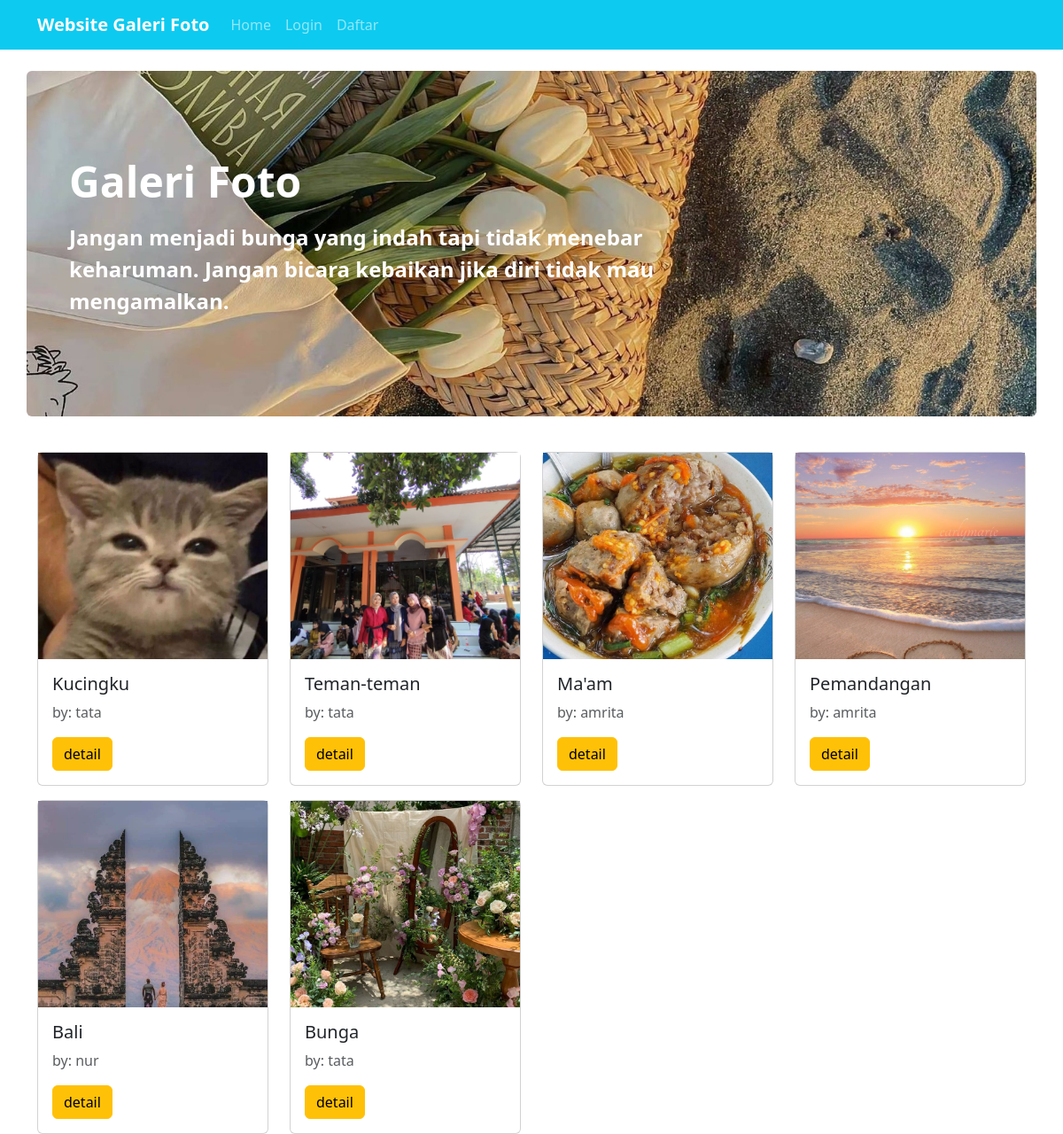
The page / on the database its author committed.
### tables this page shows
CREATE TABLE `foto` (
  `fotoid` int(11) NOT NULL,
  `judulfoto` varchar(255) NOT NULL,
  `deskripsifoto` text NOT NULL,
  `tanggalunggah` date NOT NULL,
  `lokasifile` varchar(255) NOT NULL,
  `albumid` int(11) NOT NULL,
  `userid` int(11) NOT NULL
);

CREATE TABLE `user` (
  `userid` int(11) NOT NULL,
  `username` varchar(255) NOT NULL,
  `password` varchar(255) NOT NULL,
  `email` varchar(255) NOT NULL,
  `namalengkap` varchar(255) NOT NULL,
  `alamat` text NOT NULL
);

### page/home.php (the view)
<div class="container my-4 p-5 bg-hero rounded">
    <div class="py-5 text-white">
        <p class="display-5 fw-bold">Galeri Foto</p>
        <p class="fs-4 col-md-8 fw-bold">Jangan menjadi bunga yang indah tapi tidak menebar keharuman. Jangan bicara kebaikan jika diri tidak mau mengamalkan.</p>
    </div>
</div>
<div class="container">
    <div class="row">
        <?php
            $tampil=mysqli_query($conn, "SELECT * FROM foto INNER JOIN user ON foto.userid=user.userid");
            foreach($tampil as $tampils):
        ?>
    <div class="col-6 col-md-4 col-lg-3">
    <div class="card mt-3">
  <img src="uploads/<?= $tampils['lokasifile'] ?>" class="object-fit-cover" style="aspect-ratio: 10/9" >
  <div class="card-body">
    <h5 class="card-title"><?= $tampils['judulfoto'] ?></h5>
    <p class="card-text text-muted">by: <?= $tampils['username'] ?></p>
    <a href="?url=detail&&id=<?= $tampils['fotoid'] ?>" class="btn btn-warning">detail</a>
  </div>
</div>
    </div>
    <?php endforeach; ?>
    </div>
</div>

### index.php (shortened to what this page needs)
<?php
include 'koneksi.php';
?>
<!DOCTYPE html>
<html lang="en">
<head>
    <link rel="stylesheet" href="assets/css/bootstrap.min.css">
    <link rel="stylesheet" href="assets/css/style.css">
    <link rel="stylesheet" href="https://cdnjs.cloudflare.com/ajax/libs/font-awesome/6.5.1/css/all.min.css" />
</head>
<body>
<nav class="navbar navbar-expand-lg navbar-dark bg-info">
  <div class="container">
    <a class="navbar-brand" href="?url=home">Website Galeri Foto</a>
    <div class="collapse navbar-collapse" id="navbarNavAltMarkup">
      <div class="navbar-nav">
        <a class="nav-link" href="?url=home">Home</a>
        <?php if(isset($_SESSION['userid'])): ?>
        <a class="nav-link" href="?url=upload">Upload</a>
        <a class="nav-link" href="?url=album">Album</a>
        <a class="nav-link" href="?url=profile"><?= ucwords($_SESSION['username'])?></a>
        <a href="?url=logout" class="nav-link">Logout</a>
        <?php else: ?>
        <a class="nav-link" href="login.php">Login</a>
        <a class="nav-link" href="daftar.php">Daftar</a>
        <?php endif; ?>
    </div>
        </div>
            </div>
</nav>
<?php
    $url = @$_GET["url"];
    if($url=='home'){
        include 'page/home.php';
    }else if($url=='profile'){
        include 'page/profile.php';
    }else if($url=='upload'){
        include 'page/upload.php';
    }else if($url=='album'){
        include 'page/album.php';
    }else if($url=='like'){
        include 'page/like.php';
    }else if($url=='detail'){
        include 'page/detail.php';
    }else if($url=='kategori'){
        include 'page/kategori.php';
    }else if($url=='logout'){
        session_destroy();
        header("Location: ?url=home");
    }else{
        include 'page/home.php';
    }
?>
</body>
</html>

### assets/css/style.css (style rules this page uses)
.nav-link { font-weight: 500; }
.navbar-brand { font-weight: bold; }
.bg-hero { background: url('../img/ye.jpg') no-repeat; background-size: cover; }
.container { width: 100%; margin: 0 auto; }
.container:after { content: ''; display: block; clear: both; }

### rows shown on the page
foto: lokasifile (picture), judulfoto "Kucingku", userid.username "tata"
foto: lokasifile (picture), judulfoto "Teman-teman", userid.username "tata"
foto: lokasifile (picture), judulfoto "Ma'am", userid.username "amrita"
foto: lokasifile (picture), judulfoto "Pemandangan", userid.username "amrita"
foto: lokasifile (picture), judulfoto "Bali", userid.username "nur"
foto: lokasifile (picture), judulfoto "Bunga", userid.username "tata"
